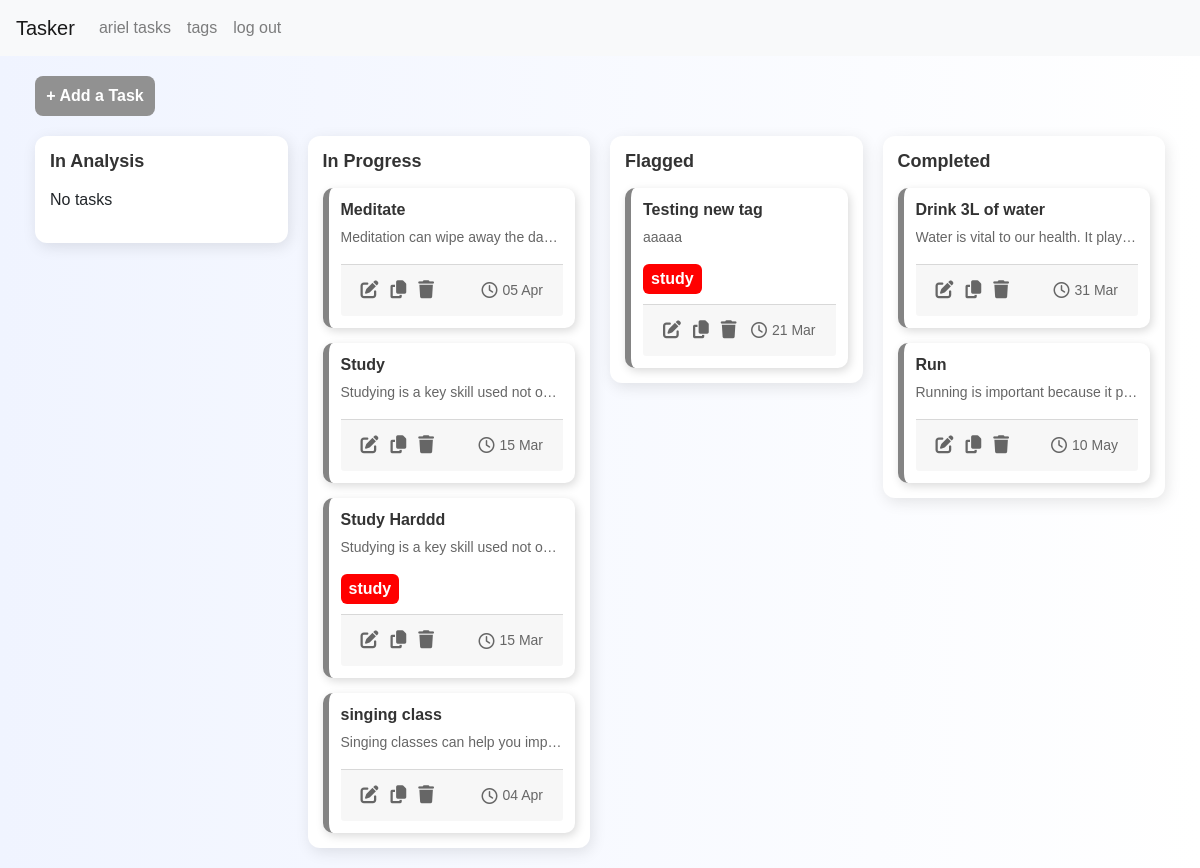
/ (signed in), run on an earlier commit of the app's database.
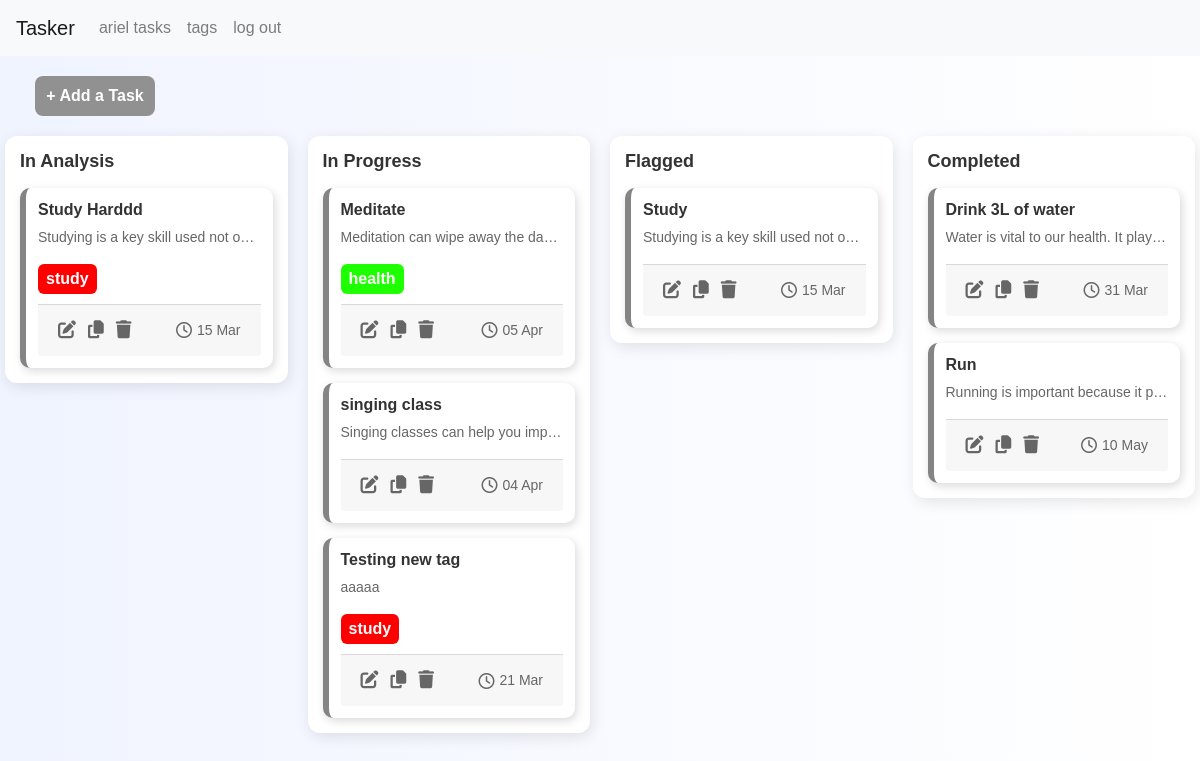
And on a later commit of the database.
### tasker/models.py (models this page shows, shortened)
class Task(models.Model):
    SIZE_CHOICES = [
        ('small', 'Small'),
        ('medium', 'Medium'),
        ('large', 'Large'),
        ('extraLarge', 'Extra Large'),
    ]
    PRIORITY_CHOICES = [
        ('light', 'Light'),
        ('medium', 'Medium'),
        ('urgent', 'Urgent'),
        ('severe', 'Severe'),
    ]
    STATUS_CHOICES = [
        ('in-analysis', 'In Analysis'),
        ('in-progress', 'In Progress'),
        ('flagged', 'Flagged'),
        ('completed', 'Completed'),
    ]
    user = models.ForeignKey(User, on_delete=models.CASCADE, related_name="tasks")
    name = models.CharField(max_length=255)
    description = models.TextField(blank=True)
    date_created = models.DateTimeField(auto_now_add=True)
    date_to_complete = models.DateField()
    size = models.CharField(max_length=10, choices=SIZE_CHOICES)
    priority = models.CharField(max_length=10, choices=PRIORITY_CHOICES)
    status = models.CharField(max_length=15, choices=STATUS_CHOICES, default='in-analysis')
    tags = models.ManyToManyField(Tag, blank=True)

class Tag(models.Model):
    name = models.CharField(max_length=50, unique=True)
    color = models.CharField(max_length=7, default="#000000")  # Hex Color

### tasker/views.py (the view)
# urls.py: path("", views.index, name="index"),
def index(request):
    return task_list(request)

### tasker/views.py (called while the page is built)
@login_required
def task_list(request):
    tasks = Task.objects.filter(user=request.user)
    task_status = {
        "in_analysis": tasks.filter(status="in-analysis"),
        "in_progress": tasks.filter(status="in-progress"),
        "flagged": tasks.filter(status="flagged"),
        "completed": tasks.filter(status="completed"),
    }
    return render(request, "tasker/task_list.html", {"task_status": task_status})

### tasker/templates/tasker/task_list.html (shortened to what this page needs)
{% extends "tasker/layout.html" %}
{% block body %}
<head>
    <link rel="stylesheet" href="https://cdnjs.cloudflare.com/ajax/libs/font-awesome/6.4.2/css/all.min.css">
</head>
<div class="container" style="max-width: 100%;">
    <div class="add-task">
        <a href="{% url 'create_task' %}" style="color: white; text-decoration: none;">+ Add a Task</a>
    </div>
    <div class="kanban-board">
        <div class="kanban-column" id="in-analysis" ondrop="drop(event)" ondragover="allowDrop(event)">
            <h3>In Analysis</h3>
            <div class="kanban-cards">
                {% for task in task_status.in_analysis %}
                    {% include "tasker/task_card.html" %}
                {% empty %}
                    <p class="no-task">No tasks</p>
                {% endfor %}
            </div>
        </div>
        <div class="kanban-column" id="in-progress" ondrop="drop(event)" ondragover="allowDrop(event)">
            <h3>In Progress</h3>
            <div class="kanban-cards">
                {% for task in task_status.in_progress %}
                    {% include "tasker/task_card.html" %}
                {% empty %}
                    <p class="no-task">No tasks</p>
                {% endfor %}
            </div>
        </div>
        <div class="kanban-column" id="flagged" ondrop="drop(event)" ondragover="allowDrop(event)">
            <h3>Flagged</h3>
            <div class="kanban-cards">
                {% for task in task_status.flagged %}
                    {% include "tasker/task_card.html" %}
                {% empty %}
                    <p class="no-task">No tasks</p>
                {% endfor %}
            </div>
        </div>
        <div class="kanban-column" id="completed" ondrop="drop(event)" ondragover="allowDrop(event)">
            <h3>Completed</h3>
            <div class="kanban-cards">
                {% for task in task_status.completed %}
                    {% include "tasker/task_card.html" %}
                {% empty %}
                    <p class="no-task">No tasks</p>
                {% endfor %}
            </div>
        </div>
    </div>
</div>
{% endblock %}

### tasker/templates/tasker/task_card.html
<div class="kanban-card {{ task.status }}" draggable="true" ondragstart="drag(event)" id="task-{{ task.id }}">
    <h5>{{ task.name }}</h5>
    <p title="{{ task.description }}">{{ task.description|truncatechars:50 }}</p>
    <div class="task-tags">
        {% for tag in task.tags.all %}
            {% include "tasker/tag.html" %}
        {% endfor %}
    </div>
    <div class="card-footer">
        <div class="icon-container">
            <a href="{% url 'edit_task' task.id %}" title="Edit Task">
                <i class="fa-solid fa-pen-to-square"></i>
            </a>
            <a href="#" title="Duplicate Task" onclick="duplicateTask('{{ task.id }}')">
                <i class="fa-solid fa-copy"></i>
            </a>
            <a href="#" title="Delete Task" onclick="deleteTask('{{ task.id }}')">
                <i class="fa-solid fa-trash"></i>
            </a>
        </div>
        <div class="due-date">
            <i class="fa-regular fa-clock"></i> {{ task.date_to_complete|date:"d M" }}
        </div>
    </div>
</div>

### tasker/templates/tasker/tag.html (shortened to what this page needs)
<div class="task-tag" data-color="{{ tag.color }}" style="display: inline-block; width: auto; padding: 3px 8px; border-radius: 6px; margin-right: 5px; font-weight: bold; color: white; white-space: nowrap;">
  <span>{{ tag.name }}</span>
</div>

What changed in the data, as far as the page shows it:
changed Task "Study Harddd": gains Tag (name "study"); loses Tag (name "study"); moves from the list under "In Progress" to the list under "In Analysis"
changed Task "Meditate": gains Tag (name "health")
changed Task "Testing new tag": gains Tag (name "study"); loses Tag (name "study"); moves from the list under "Flagged" to the list under "In Progress"
changed Task "Study": moves from the list under "In Progress" to the list under "Flagged"
Also different on the page:
text no longer shown: "No tasks"
